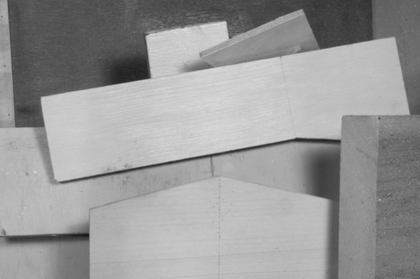
%> input picture 3.5_OpticFlow/dataset/eval-data-gray/Wooden/frame13.png, 420 x 279 px, shrunk from 584 x 388 before the run
$ octave testCode.m   (GNU Octave 9; MATLAB toolbox functions it lacks are replaced by stand-ins)
%> lines starting %> are read from the running program, lines starting %| are printed output that depends on the picture
clear all
clc

% Load images.
addpath('./../dataset/eval-data-gray/Wooden/');
% addpath('./../dataset/eval-data-gray/Grove/');
image1 = imread('./../dataset/eval-data-gray/Wooden/frame13.png');
%> image1 is the input picture: size 279x420 uint8; min 24, max 223, mean 152.8
image2 = imread('./../dataset/eval-data-gray/Wooden/frame14.png');
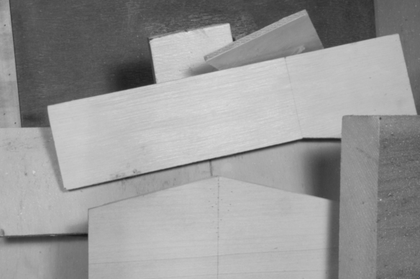
%> input picture 3.5_OpticFlow/dataset/eval-data-gray/Wooden/frame14.png, 420 x 279 px, shrunk from 584 x 388 before the run
%> image2 is the input picture: size 279x420 uint8; min 24, max 220, mean 151.3
image1 = im2double(image1);
%> image1: size 279x420 double
image2 = im2double(image2);
%> image2: size 279x420 double
% Calculate gradients.
[Ix, Iy] = imgradientxy(image1); % G_x = [1 0 -1; 2 0 -2; 1 0 -1]; G_y = [1 2 1; 0 0 0; -1 -2 -1].
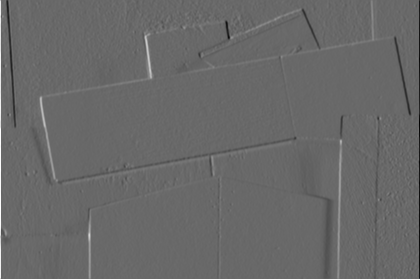
%> Ix: size 279x420 double; min -2.04, max 2.91, mean -0.00221; drawn with min black and max white
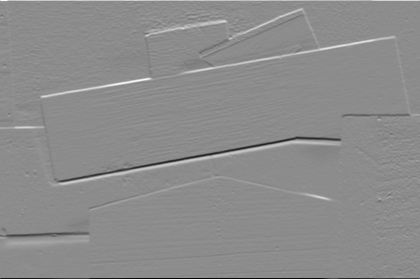
%> Iy: size 279x420 double; min -3.03, max 2.48, mean 0.00456; drawn with min black and max white
It = double(image2 - image1);
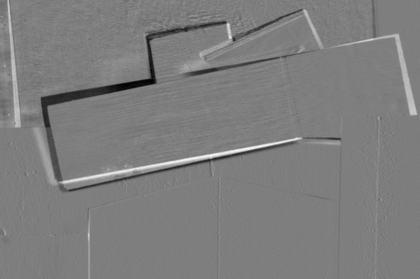
%> It: size 279x420 double; min -0.651, max 0.655, mean -0.00559; drawn with min black and max white
% Assume velocity of pixels in the window are the same.
windowSize = 41; % 41*41 pixel window
halfWindowSize = floor(windowSize / 2); % =20
u = zeros(size(image1));
v = zeros(size(image1));
for i = round(windowSize / 2) : size(image1, 1) - halfWindowSize
    for j = round(windowSize / 2) : size(image1, 2) - halfWindowSize
        IxWindow = Ix(i - halfWindowSize : i + halfWindowSize, j - halfWindowSize : j + halfWindowSize);
        IyWindow = Iy(i - halfWindowSize : i + halfWindowSize, j - halfWindowSize : j + halfWindowSize);
        ItWindow = It(i - halfWindowSize : i + halfWindowSize, j - halfWindowSize : j + halfWindowSize);
        IxWindow = IxWindow(:);
        IyWindow = IyWindow(:);
        b = -ItWindow(:);
        A = [IxWindow IyWindow];
        % Calculate the window velocity and assign it to the pixels.
        % A*v=b --> A^t*A*v=A^t*b --> v = (A^t*A)^(-1) * A^t*b
        uv = [sum(IxWindow .^ 2) sum(IxWindow .* IyWindow); sum(IyWindow .* IxWindow) sum(IyWindow .^ 2)] ...
             \ [sum(IxWindow .* b); sum(IyWindow .* b)];
        u(i, j) = uv(1);
        v(i, j) = uv(2);
    end
end
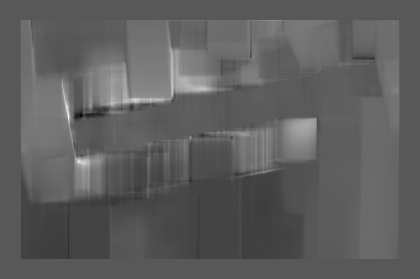
%> u: size 279x420 double; min -0.607, max 1.14, mean 0.042; drawn with min black and max white
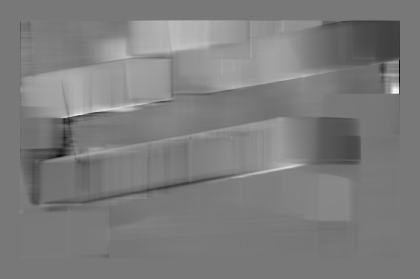
%> v: size 279x420 double; min -0.424, max 0.474, mean 0.0172; drawn with min black and max white
% downsize u and v to smooth results.
scale = 25;
uu = u(1:scale:end, 1:scale:end);
vv = v(1:scale:end, 1:scale:end);
[x,y] = meshgrid(0:scale:size(image1, 2), 0:scale:size(image1, 1));
x=x+1;
y=y+1;
% Plot.
figure();
imshow(image1);
hold on;
quiver(x, y, uu, vv, 'y')
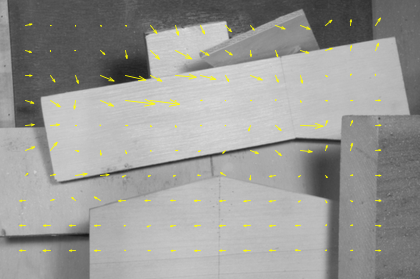
%> figure redrawn from the program's plot data
